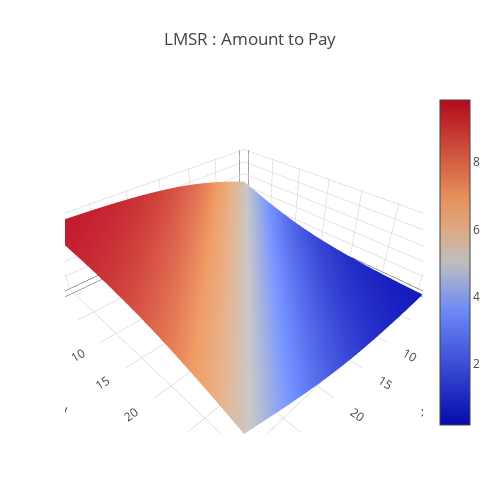

The notebook cell this image was saved under:
### Code cell
b = 50
data = [
    go.Surface(
        z=LMSR(x + buy_amount_x, y, b)  - LMSR(x, y, b)
    )
]
layout = go.Layout(
    title='LMSR : Amount to Pay',
    autosize=False,
    width=500,
    height=500,
    margin=dict(
        l=65,
        r=50,
        b=65,
        t=90
    )
)
fig = go.Figure(data=data, layout=layout)
URL = plotly.offline.iplot(fig, filename='Costfunction-3d-surface.html')

### Figure 1 — Plotly figure (JSON) as saved in the notebook; plotly's stock layout.template omitted (floating-point values rounded to 4 significant figures; data arrays with more than 128 entries replaced by an {"elided": "..."} marker saying what was removed)
{"data": [{"type": "surface", "uid": "f223f8e8-f3a9-46a5-a6c7-20f34ebdfc7f", "z": {"elided": "32x32 float values"}}], "layout": {"autosize": false, "height": 500, "margin": {"b": 65, "l": 65, "r": 50, "t": 90}, "title": {"text": "LMSR : Amount to Pay"}, "width": 500}}
